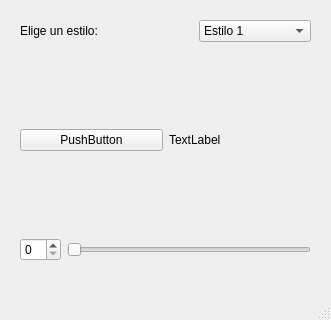
<?xml version="1.0" encoding="UTF-8"?>
<ui version="4.0">
 <class>MainWindow</class>
 <widget class="QMainWindow" name="MainWindow">
  <property name="geometry">
   <rect>
    <x>0</x>
    <y>0</y>
    <width>331</width>
    <height>320</height>
   </rect>
  </property>
  <property name="windowTitle">
   <string>MainWindow</string>
  </property>
  <widget class="QWidget" name="centralwidget">
   <widget class="QWidget" name="">
    <property name="geometry">
     <rect>
      <x>20</x>
      <y>20</y>
      <width>291</width>
      <height>241</height>
     </rect>
    </property>
    <layout class="QVBoxLayout" name="verticalLayout">
     <item>
      <layout class="QHBoxLayout" name="horizontalLayout">
       <item>
        <widget class="QLabel" name="label">
         <property name="text">
          <string>Elige un estilo:</string>
         </property>
        </widget>
       </item>
       <item>
        <spacer name="horizontalSpacer">
         <property name="orientation">
          <enum>Qt::Orientation::Horizontal</enum>
         </property>
         <property name="sizeType">
          <enum>QSizePolicy::Policy::Fixed</enum>
         </property>
         <property name="sizeHint" stdset="0">
          <size>
           <width>60</width>
           <height>20</height>
          </size>
         </property>
        </spacer>
       </item>
       <item>
        <widget class="QComboBox" name="comboBox">
         <item>
          <property name="text">
           <string>Estilo 1</string>
          </property>
         </item>
         <item>
          <property name="text">
           <string>Estilo 2</string>
          </property>
         </item>
         <item>
          <property name="text">
           <string>Estilo 3</string>
          </property>
         </item>
        </widget>
       </item>
      </layout>
     </item>
     <item>
      <layout class="QHBoxLayout" name="horizontalLayout_2">
       <item>
        <widget class="QPushButton" name="pushButton">
         <property name="text">
          <string>PushButton</string>
         </property>
        </widget>
       </item>
       <item>
        <widget class="QLabel" name="label_2">
         <property name="text">
          <string>TextLabel</string>
         </property>
        </widget>
       </item>
      </layout>
     </item>
     <item>
      <layout class="QHBoxLayout" name="horizontalLayout_3">
       <item>
        <widget class="QSpinBox" name="spinBox"/>
       </item>
       <item>
        <widget class="QSlider" name="horizontalSlider">
         <property name="orientation">
          <enum>Qt::Orientation::Horizontal</enum>
         </property>
        </widget>
       </item>
      </layout>
     </item>
    </layout>
   </widget>
  </widget>
  <widget class="QMenuBar" name="menubar">
   <property name="geometry">
    <rect>
     <x>0</x>
     <y>0</y>
     <width>331</width>
     <height>33</height>
    </rect>
   </property>
  </widget>
  <widget class="QStatusBar" name="statusbar"/>
 </widget>
 <resources/>
 <connections/>
</ui>
